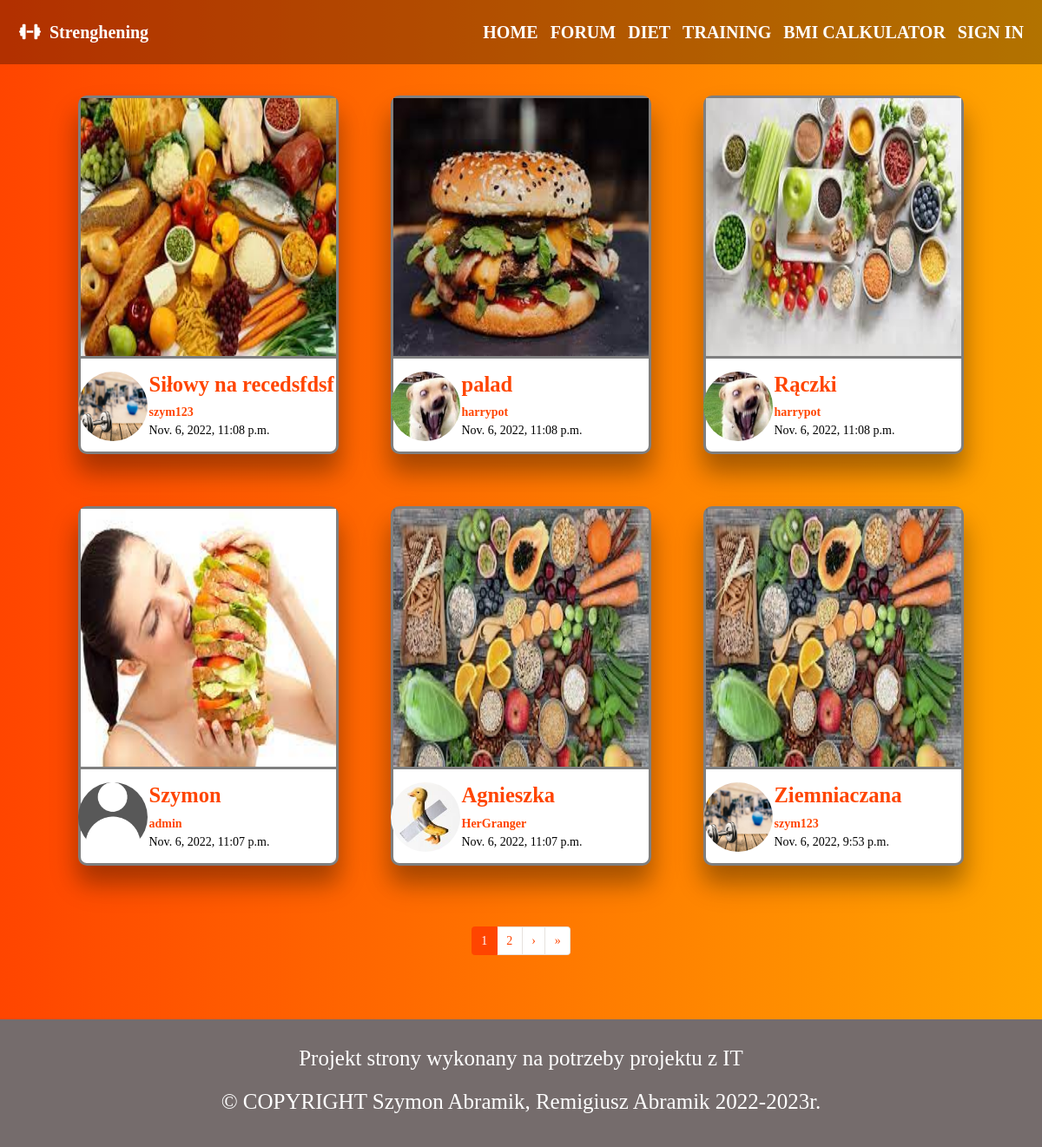
The page /diet/ on the database its author committed.
### diet/models.py (models this page shows, shortened)
class Diet(models.Model):
    name = models.CharField(max_length=30)
    context = models.TextField(max_length=1000)
    image = models.ImageField(default="diet_pics/default.png", upload_to='diet_pics')
    author = models.ForeignKey(settings.AUTH_USER_MODEL, null=True, on_delete=models.CASCADE)
    date = models.DateTimeField(auto_now=True)
    cut_context = models.TextField(max_length=1000, null=True)

### login/models.py (models this page shows, shortened)
class Profile(models.Model):
    user = models.OneToOneField(User, null=True, on_delete=models.CASCADE)
    image = models.ImageField(default="profile_pics/default.png", upload_to='profile_pics')
    description = models.TextField(max_length=1000, default="You didn't change your description yet!")
    slug = models.SlugField(unique=True, blank=True, null=True)
    def get_absolute_url(self):
        return reverse("login:profile", args=[self.slug])

### diet/views.py (the view)
# urls.py: path('', views.indexView, name='index'),
def indexView(request):
    p = Paginator(Diet.objects.all().order_by('-date'), 6)
    page = request.GET.get('page')
    diets = p.get_page(page)
    for diet in diets:
        diet.cut_context = diet.context[0:200]
    context = {
        'diets': diets,
    }
    return render(request, 'diet/index.html', context)

### diet/templates/diet/index.html (shortened to what this page needs)
{% extends 'home/base.html' %}
{% block head %}
    {% load static %}
    <link href="{% static 'diet/style.css' %}" rel="stylesheet" >
{% endblock %}
{% block body %}
<div class="padding-top"></div>
<div class="container-fluid">
    <div class="row justify-content-center">
    {% for diet in diets %}
        <div class="col-lg-3 col-12 diet-card">
            <div class="row diet-image">
                <img class="picture" src="{{ diet.image.url }}">
                <div class="layer">
                </div>
            </div>
            <div class="row">
                <div class="col-3 profile-image">
                    <div class="row justify-content-center"><img class="profile-picture rounded-circle" src="{{ diet.author.profile.image.url }}"></div>
                </div>
                <div class="col-9">
                    <div class="row diet-title">
                        <h3><a href="{% url 'diet:detail' diet.id %}">{{ diet.name }}</a></h3>
                    </div>
                    <div class="row diet-author">
                        <a href="{{ diet.author.profile.get_absolute_url }}">{{ diet.author }}</a>
                    </div>
                    <div class="row diet-date">
                        <p>{{ diet.date }}</p>
                    </div>
                </div>
            </div>
        </div>
    {% endfor %}
    </div>
    <div class="row justify-content-center">
        <nav aria-label="page-navigation">
            <ul class="pagination justify-content-center">
            {% for i in diets.paginator.page_range %}
                <li class="{% if diets.number == i %}active {% endif %}page-item"><a class="page-link" href="?page={{ forloop.counter }}">{{ forloop.counter }}</a></li>
            {% endfor %}
            {% if diets.has_next %}
                <li class="page-item"><a class="page-link" href="?page={{ diets.next_page_number }}"><span aria-hidden="true">&rsaquo;</span></a></li>
                <li class="page-item"><a class="page-link" href="?page={{ diets.paginator.num_pages }}"><span aria-hidden="true">&raquo;</span></a></li>
            {% endif %}
            </ul>
        </nav>
    </div>
</div>
{% endblock %}

### home/static/home/style.css (style rules this page uses)
* { box-sizing: border-box; }
html, body { margin: 0; padding: 0; font-size: 14px; font-family: Verdana; background-color: white; color: black; width: 100%; }

### diet/static/diet/style.css (style rules this page uses)
body { background: linear-gradient(90deg, rgba(255,69,0,1) 0%, rgba(255, 165, 0,1) 100%) !important; }
.container-fluid { width: 100%; height: auto; }
.padding-top { height: 10vh; }
.diet-image img { margin-left: auto; margin-right: auto; width: 100%; height: 300px; border-bottom: 3px solid rgba(0, 0, 0, 0.5); }
.profile-image img { margin-top: 20%; margin-bottom: 10%; height: 80px; width: 80px; }
.diet-card { border: 3px solid rgba(0, 0, 0, 0.5); margin: 30px; border-radius: 10px; background-color: white; box-shadow: 0 20px 24px 0 rgba(0, 0, 0, 0.2), 0 21px 35px 0 rgba(0, 0, 0, 0.19); }
.container-fluid a { color: orangered; transition: 0.5s; }
.diet-title { padding-left: 5px; padding-top: 15px; }
.diet-author, .diet-date { padding-left: 5px; }
.diet-title a { font-weight: 600; }
.diet-author a { font-weight: 550; }
.layer { background: transparent; position: absolute; height: 304px; width: 101%; transition: 0.5s; top: 36%; left: 50%; transform: translate(-50%,-50%); transition: 0.5s; }
.page-item.active .page-link { z-index: 3; color: #fff; background-color: orangered; border-color: orangered; }
.page-link { position: relative; display: block; padding: 0.5rem 0.75rem; margin-left: -1px; line-height: 1.25; color: orangered; background-color: #fff; border: 1px solid #e6e2de; }
.pagination { padding-top: 40px; }

### rows shown on the page
Diet: image (picture), author.profile.image (picture), name "Siłowy na recedsfdsf", author "szym123", date "Nov. 6, 2022, 11:08 p.m."
Diet: image (picture), author.profile.image (picture), name "palad", author "harrypot", date "Nov. 6, 2022, 11:08 p.m."
Diet: image (picture), author.profile.image (picture), name "Rączki", author "harrypot", date "Nov. 6, 2022, 11:08 p.m."
Diet: image (picture), author.profile.image (placeholder picture), name "Szymon", author "admin", date "Nov. 6, 2022, 11:07 p.m."
Diet: image (picture), author.profile.image (picture), name "Agnieszka", author "HerGranger", date "Nov. 6, 2022, 11:07 p.m."
Diet: image (picture), author.profile.image (picture), name "Ziemniaczana", author "szym123", date "Nov. 6, 2022, 9:53 p.m."
